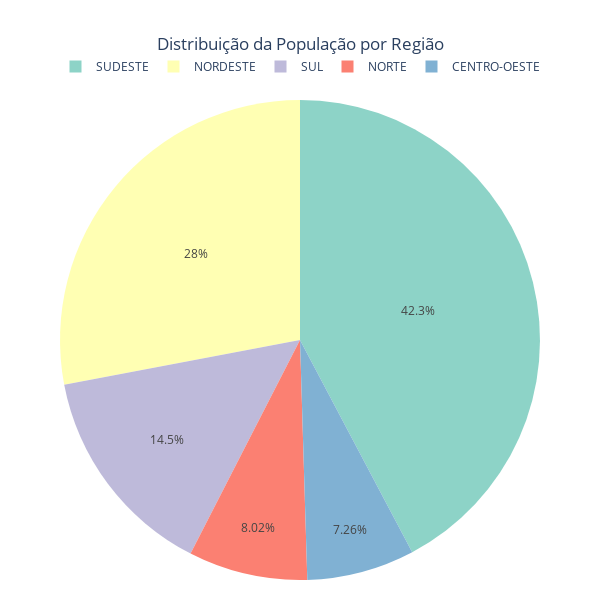

The code cell stored with this chart in its notebook:
### Code cell
labels = ['CENTRO-OESTE', 'NORTE', 'SUL', 'NORDESTE', 'SUDESTE']
fig03 = px.pie(
    populacao_regiao_df, 
    values='populacao', 
    names=labels, 
    height=600, 
    width=600,
    title='Distribuição da População por Região',
    color_discrete_sequence=px.colors.qualitative.Set3
)
fig03.update_layout(
    legend=dict(orientation='h', y=1.1, x=0.5, xanchor='center'),
    title_x=0.5, title_xanchor='center',
    margin=dict(l=10, r=10, t=100, b=20)
)
fig03.show()

### Figure 1 — Plotly figure (JSON) as saved in the notebook; plotly's stock layout.template omitted (floating-point values rounded to 4 significant figures)
{"data": [{"domain": {"x": [0, 1], "y": [0, 1]}, "hovertemplate": "label=%{label}<br>populacao=%{value}<extra></extra>", "labels": ["CENTRO-OESTE", "NORTE", "SUL", "NORDESTE", "SUDESTE"], "legendgroup": "", "name": "", "showlegend": true, "type": "pie", "values": [13895375, 15359608, 27719118, 53592959, 80915332]}], "layout": {"height": 600, "legend": {"orientation": "h", "tracegroupgap": 0, "x": 0.5, "xanchor": "center", "y": 1.1}, "margin": {"b": 20, "l": 10, "r": 10, "t": 100}, "piecolorway": ["rgb(141,211,199)", "rgb(255,255,179)", "rgb(190,186,218)", "rgb(251,128,114)", "rgb(128,177,211)", "rgb(253,180,98)", "rgb(179,222,105)", "rgb(252,205,229)", "rgb(217,217,217)", "rgb(188,128,189)", "rgb(204,235,197)", "rgb(255,237,111)"], "title": {"text": "Distribuição da População por Região", "x": 0.5, "xanchor": "center"}, "width": 600}}
